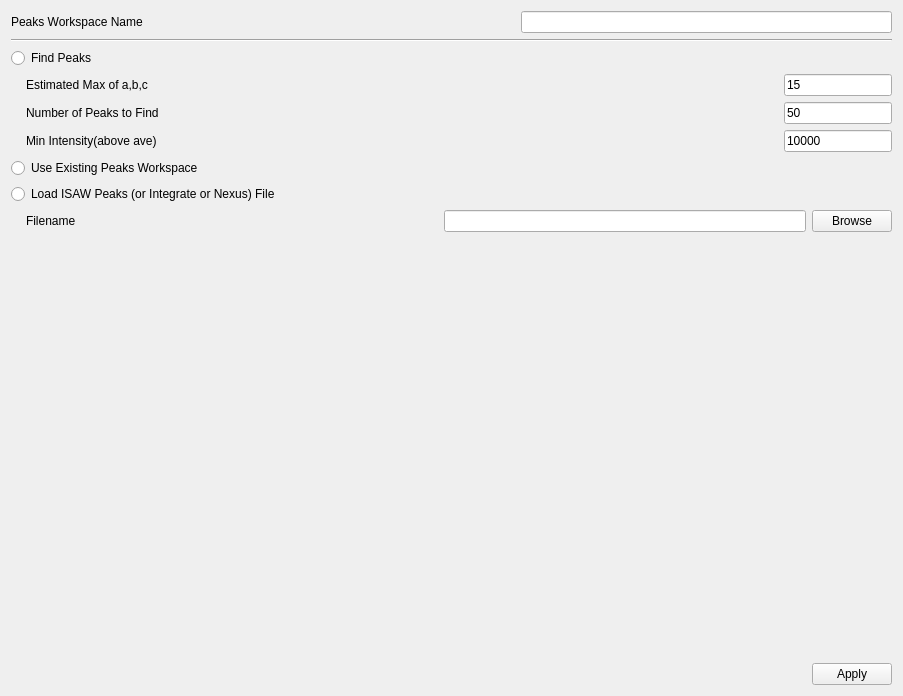
          <widget class="QWidget" name="scrollAreaWidgetContents_2">
           <property name="geometry">
            <rect>
             <x>0</x>
             <y>0</y>
             <width>903</width>
             <height>696</height>
            </rect>
           </property>
           <layout class="QVBoxLayout" name="verticalLayout_10">
            <item>
             <layout class="QHBoxLayout" name="horizontalLayout_10">
              <item>
               <widget class="QLabel" name="PeaksWorkspace_lbl">
                <property name="text">
                 <string>Peaks Workspace Name</string>
                </property>
               </widget>
              </item>
              <item>
               <spacer name="horizontalSpacer_18">
                <property name="orientation">
                 <enum>Qt::Horizontal</enum>
                </property>
                <property name="sizeHint" stdset="0">
                 <size>
                  <width>40</width>
                  <height>20</height>
                 </size>
                </property>
               </spacer>
              </item>
              <item>
               <widget class="QLineEdit" name="PeaksWorkspace_ledt">
                <property name="toolTip">
                 <string>Name of the peaks workspace to use.  This name is set by default,&lt;br&gt; if data is loaded from an event file and mapped to an MD workspace on the Select Data tab.</string>
                </property>
               </widget>
              </item>
             </layout>
            </item>
            <item>
             <widget class="Line" name="line_2">
              <property name="orientation">
               <enum>Qt::Horizontal</enum>
              </property>
             </widget>
            </item>
            <item>
             <widget class="QRadioButton" name="FindPeaks_rbtn">
              <property name="toolTip">
               <string>Search through the MD workspace to find Bragg peaks.</string>
              </property>
              <property name="text">
               <string>Find Peaks</string>
              </property>
             </widget>
            </item>
            <item>
             <layout class="QHBoxLayout" name="horizontalLayout_11">
              <item>
               <spacer name="horizontalSpacer_9">
                <property name="orientation">
                 <enum>Qt::Horizontal</enum>
                </property>
                <property name="sizeType">
                 <enum>QSizePolicy::Fixed</enum>
                </property>
                <property name="sizeHint" stdset="0">
                 <size>
                  <width>15</width>
                  <height>0</height>
                 </size>
                </property>
               </spacer>
              </item>
              <item>
               <widget class="QLabel" name="MaxABC_lbl">
                <property name="text">
                 <string>Estimated Max of a,b,c</string>
                </property>
               </widget>
              </item>
              <item>
               <spacer name="horizontalSpacer_14">
                <property name="orientation">
                 <enum>Qt::Horizontal</enum>
                </property>
                <property name="sizeHint" stdset="0">
                 <size>
                  <width>40</width>
                  <height>20</height>
                 </size>
                </property>
               </spacer>
              </item>
              <item>
               <widget class="QLineEdit" name="MaxABC_ledt">
                <property name="sizePolicy">
                 <sizepolicy hsizetype="Fixed" vsizetype="Fixed">
                  <horstretch>0</horstretch>
                  <verstretch>0</verstretch>
                 </sizepolicy>
                </property>
                <property name="toolTip">
                 <string>Estimated maximum for real&lt;br&gt; space cell edge length in Angstroms.  This is used to get an approximate lower bound on the possible distances between peaks.</string>
                </property>
                <property name="text">
                 <string>15</string>
                </property>
               </widget>
              </item>
             </layout>
            </item>
            <item>
             <layout class="QHBoxLayout" name="horizontalLayout_12">
              <item>
               <spacer name="horizontalSpacer_11">
                <property name="orientation">
                 <enum>Qt::Horizontal</enum>
                </property>
                <property name="sizeType">
                 <enum>QSizePolicy::Fixed</enum>
                </property>
                <property name="sizeHint" stdset="0">
                 <size>
                  <width>15</width>
                  <height>20</height>
                 </size>
                </property>
               </spacer>
              </item>
              <item>
               <widget class="QLabel" name="NumToFind_lbl">
                <property name="text">
                 <string>Number of Peaks to Find</string>
                </property>
               </widget>
              </item>
              <item>
               <spacer name="horizontalSpacer_15">
                <property name="orientation">
                 <enum>Qt::Horizontal</enum>
                </property>
                <property name="sizeHint" stdset="0">
                 <size>
                  <width>40</width>
                  <height>20</height>
                 </size>
                </property>
               </spacer>
              </item>
              <item>
               <widget class="QLineEdit" name="NumToFind_ledt">
                <property name="sizePolicy">
                 <sizepolicy hsizetype="Fixed" vsizetype="Fixed">
                  <horstretch>0</horstretch>
                  <verstretch>0</verstretch>
                 </sizepolicy>
                </property>
                <property name="toolTip">
                 <string>Maximum number of peaks to find.  Boxes with progressively&lt;br&gt; lower local intensity will be tried, until the specified number of peaks is found, or until the intensity falls below the specified Min Intensity.</string>
                </property>
                <property name="text">
                 <string>50</string>
                </property>
               </widget>
              </item>
             </layout>
            </item>
            <item>
             <layout class="QHBoxLayout" name="horizontalLayout_13">
              <item>
               <spacer name="horizontalSpacer_12">
                <property name="orientation">
                 <enum>Qt::Horizontal</enum>
                </property>
                <property name="sizeType">
                 <enum>QSizePolicy::Fixed</enum>
                </property>
                <property name="sizeHint" stdset="0">
                 <size>
                  <width>15</width>
                  <height>20</height>
                 </size>
                </property>
               </spacer>
              </item>
              <item>
               <widget class="QLabel" name="MinIntensity_lbl">
                <property name="text">
                 <string>Min Intensity(above ave)</string>
                </property>
               </widget>
              </item>
              <item>
               <spacer name="horizontalSpacer_16">
                <property name="orientation">
                 <enum>Qt::Horizontal</enum>
                </property>
                <property name="sizeHint" stdset="0">
                 <size>
                  <width>40</width>
                  <height>20</height>
                 </size>
                </property>
               </spacer>
              </item>
              <item>
               <widget class="QLineEdit" name="MinIntensity_ledt">
                <property name="sizePolicy">
                 <sizepolicy hsizetype="Fixed" vsizetype="Fixed">
                  <horstretch>0</horstretch>
                  <verstretch>0</verstretch>
                 </sizepolicy>
                </property>
                <property name="toolTip">
                 <string>Lower bound on the local intensity of MD boxes to consider as possible peaks, expressed as a multiple of the overall average intensity of the entire MD workspace region.  Boxes with progressively&lt;br&gt; lower local intensity will be tried, until the specified number of peaks is found, or until the intensity falls below the specified Min Intensity.</string>
                </property>
                <property name="text">
                 <string>10000</string>
                </property>
               </widget>
              </item>
             </layout>
            </item>
            <item>
             <widget class="QRadioButton" name="UseExistingPeaksWorkspace_rbtn">
              <property name="toolTip">
               <string>Use a peaks workspace with peaks that have been&lt;br&gt; been previously found, predicted, or loaded. </string>
              </property>
              <property name="text">
               <string>Use Existing Peaks Workspace</string>
              </property>
             </widget>
            </item>
            <item>
             <widget class="QRadioButton" name="LoadIsawPeaks_rbtn">
              <property name="toolTip">
               <string>Load the peaks workspace from a file of peaks&lt;br&gt; that have been previously found or predicted.</string>
              </property>
              <property name="text">
               <string>Load ISAW Peaks (or Integrate or Nexus) File</string>
              </property>
             </widget>
            </item>
            <item>
             <layout class="QHBoxLayout" name="horizontalLayout_14">
              <item>
               <spacer name="horizontalSpacer_13">
                <property name="orientation">
                 <enum>Qt::Horizontal</enum>
                </property>
                <property name="sizeType">
                 <enum>QSizePolicy::Fixed</enum>
                </property>
                <property name="sizeHint" stdset="0">
                 <size>
                  <width>15</width>
                  <height>20</height>
                 </size>
                </property>
               </spacer>
              </item>
              <item>
               <widget class="QLabel" name="SelectPeaksFile_lbl">
                <property name="text">
                 <string>Filename</string>
                </property>
               </widget>
              </item>
              <item>
               <spacer name="horizontalSpacer_17">
                <property name="orientation">
                 <enum>Qt::Horizontal</enum>
                </property>
                <property name="sizeHint" stdset="0">
                 <size>
                  <width>40</width>
                  <height>20</height>
                 </size>
                </property>
               </spacer>
              </item>
              <item>
               <widget class="QLineEdit" name="SelectPeaksFile_ledt">
                <property name="toolTip">
                 <string>Name of the peaks file that should be loaded.</string>
                </property>
               </widget>
              </item>
              <item>
               <widget class="QPushButton" name="SelectPeaksFile_btn">
                <property name="toolTip">
                 <string>Browse for the file of peaks to load.</string>
                </property>
                <property name="text">
                 <string>Browse</string>
                </property>
               </widget>
              </item>
             </layout>
            </item>
            <item>
             <spacer name="verticalSpacer_2">
              <property name="orientation">
               <enum>Qt::Vertical</enum>
              </property>
              <property name="sizeHint" stdset="0">
               <size>
                <width>20</width>
                <height>20</height>
               </size>
              </property>
             </spacer>
            </item>
            <item>
             <layout class="QHBoxLayout" name="horizontalLayout_15">
              <item>
               <spacer name="horizontalSpacer_8">
                <property name="orientation">
                 <enum>Qt::Horizontal</enum>
                </property>
                <property name="sizeHint" stdset="0">
                 <size>
                  <width>40</width>
                  <height>20</height>
                 </size>
                </property>
               </spacer>
              </item>
              <item>
               <widget class="QPushButton" name="ApplyFindPeaks_btn">
                <property name="toolTip">
                 <string>Proceed to actually get the&lt;br&gt; peaks or use the existing peaks, as specified..</string>
                </property>
                <property name="text">
                 <string>Apply</string>
                </property>
               </widget>
              </item>
             </layout>
            </item>
           </layout>
          </widget>
